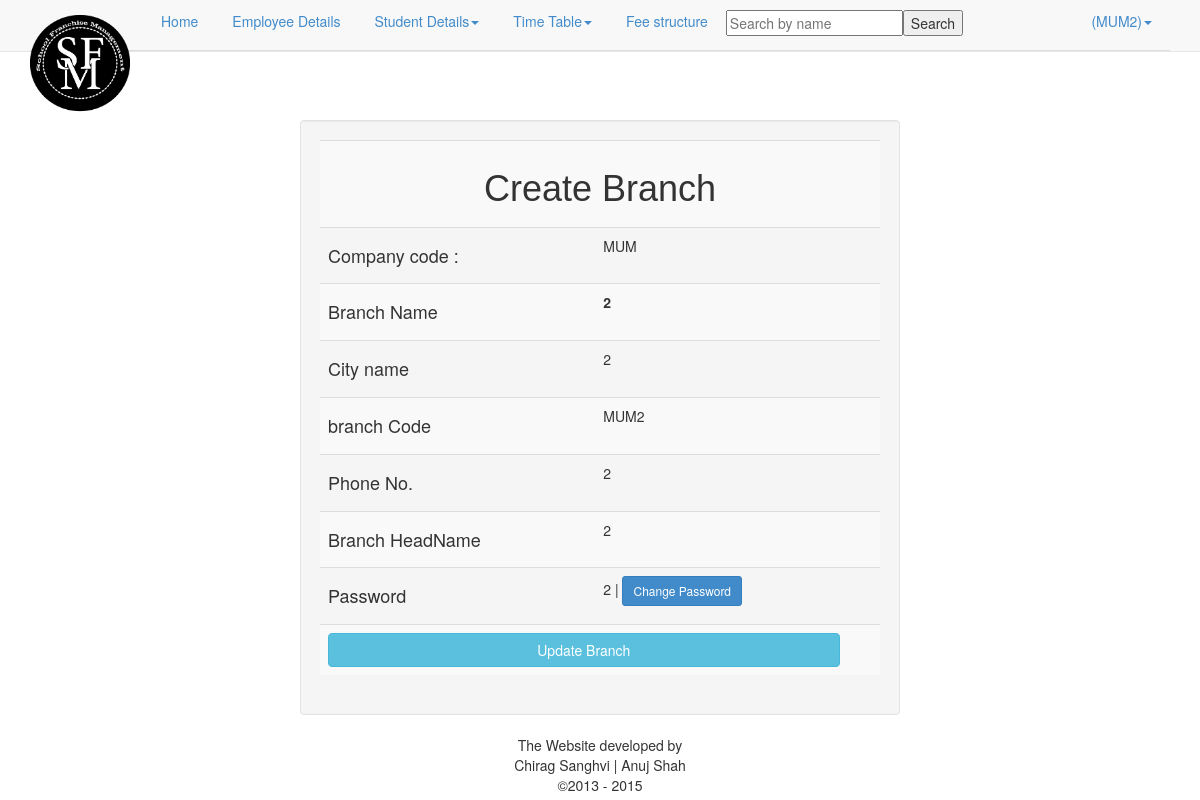
The app's page /branch_admin/update.php (signed in) with its own data.
### tables this page shows
CREATE TABLE IF NOT EXISTS `branch` (
  `bname` varchar(100) NOT NULL,
  `baddress` varchar(250) NOT NULL,
  `bcode` varchar(50) NOT NULL,
  `bphone` bigint(15) NOT NULL,
  `bheadname` varchar(50) NOT NULL,
  `bpassword` varchar(20) NOT NULL,
  `code` varchar(20) NOT NULL COMMENT 'company code',
  UNIQUE KEY `bcode` (`bcode`)
);

### branch_admin/update.php (the view, shortened to what this page needs)
<?php
			$branch_admin = $_SESSION['admin'];
?>
<!DOCTYPE html PUBLIC "-//W3C//DTD XHTML 1.0 Transitional//EN" "http://www.w3.org/TR/xhtml1/DTD/xhtml1-transitional.dtd">
<html xmlns="http://www.w3.org/1999/xhtml">
<head>
<link href="../css/bootstrap.css" rel="stylesheet" type="text/css">
</head>
<body>
<form id="form1" name="form1" method="post" action="">
<?php include("menu.php");
	$qry = mysql_query("select * from branch where bcode = '$branch_admin'",$link);
	while($row = mysql_fetch_array($qry))
	{
?>
<br/><br/>
<div class="col-md-3"></div>
<div class="well col-md-6">
<table class="table table-striped" width="1000" height="235" border="0" align="center">
    <td colspan="3" class="headin"><h1>Create Branch</h1></td>
  <tr>
    <td><h4>Company code :</h4></td>
    <td> <?php echo $row['code'];?>
       </td>
    <td>&nbsp;</td>
  </tr>
  <tr>
    <td><h4>Branch Name</h4></td>
    <td>    <label>
        <?php echo $row['bname'];?>
      </label>
    </td>
    <td>&nbsp;</td>
  </tr>
  <tr>
    <td><h4>City name</h4></td>
    <td><?php echo $row['baddress'];?></td>
    <td>&nbsp;</td>
  </tr>
  <tr>
    <td><h4>branch Code</h4></td>
    <td><?php echo $row['bcode'];?></td>
    <td>&nbsp;</td>
  </tr>
  <tr>
    <td><h4>Phone No.</h4></td>
    <td>
    <?php if(@$_GET['id'] == "update") {?>
    <input type="text" name="phone" id="phone" value="<?php echo $row['bphone'];?>" /></td>
    <?php ;} else { echo $row['bphone']; }?>
    <td>&nbsp;</td>
  </tr>
  <tr>
    <td><h4>Branch HeadName</h4></td>
    <?php if(@$_GET['id'] == "update") {?>
       <td><input type="text" name="headname" id="headname" value="<?php echo $row['bheadname'];?>"/>
          </td>
         <?php ;} else { ?>
         <td><?php echo $row['bheadname']; }?></td>
    <td>&nbsp;</td>
  </tr>
  <tr>
    <td><h4>Password</h4></td>
    <td><?php echo $row['bpassword'];?> | <a class="btn btn-primary btn-sm" href="password.php"> Change Password </a></td>
    <td>&nbsp;</td>
  </tr>
  <tr>
    <?php }?>
    <td colspan="2">
    	<?php if(@$_GET['id'] == "update") {?>
    	 <input class="btn btn-block btn-success" type="submit" name="done" id="done" value="DONE" />
         <?php ;} else {?>
        <input class="btn btn-block btn-info" type="submit" name="submit" id="submit" value="Update Branch" />
      	 <?php ;}?>
      </td>
    <td>&nbsp;</td>
  </tr>
</table></div>
</form>
<div class="footer">
	<div class="container">
		<table width="80%" align="center">
			<tr>
				<td> <center>The Website developed by</center></td></tr><tr>
				<td> <center>Chirag Sanghvi | Anuj Shah</center> </td></tr><tr>
				<td> <center>&copy;2013 - <?php echo date("Y"); ?></center> </td>
			</tr>
		</table>
	</div>
</div>
</body>
</html>

### branch_admin/update.php (style rules this page uses)
.headin { text-align: center; font-size: larger; font-family: Calibri, "Comic Sans MS", Arial; }

### records on screen
branch: code "MUM", bname "2", baddress "2", bcode "MUM2", bphone "2", bheadname "2", bpassword "2"

### other values on screen
$_SESSION['admin'] "MUM2"
